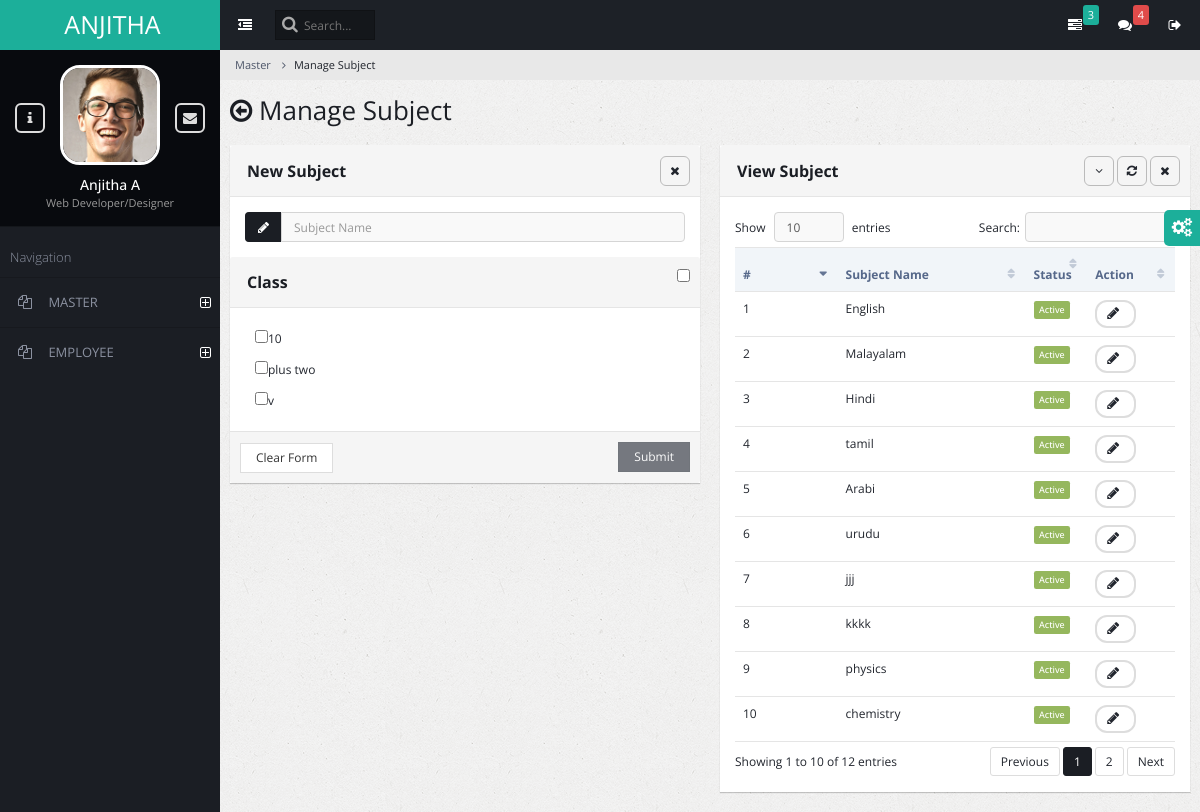
/adm_master_subject/, run on the app's committed database.
### admin_master/models.py (models this page shows)
class Class (models.Model):
    cname= models.CharField(max_length=100)
    status=models.BooleanField(default=True)

class Subject (models.Model):
    subject_name= models.CharField(max_length=100)
    status=models.BooleanField(default=True)

### admin_master/views.py (the view, shortened to what this page needs)
# urls.py: path('adm_master_subject/',views.adm_master_subject,name="adm_master_subject"),
def adm_master_subject(request):
    msg=""
    m=""
    class_details=Class.objects.filter(status=1)
    sub_details = Subject.objects.all()
    return render(request,'adm_master_subject.html',{'class':class_details,'danger': msg,'success':m,'sub_details':sub_details})

### admin_master/templates/adm_master_subject.html (shortened to what this page needs)
{% extends "base.html" %}
{% block content  %}
{% load static %}
    <ul class="breadcrumb">
        <li><a href="#">Master</a></li>
        <li class="active">Manage Subject</li>
    </ul>
    <div class="page-title">
        <h2><span class="fa fa-arrow-circle-o-left"></span> Manage Subject</h2>
    </div>
    <div class="page-content-wrap">
        <div class="row">
            <div class="col-md-6">
                <div class="panel panel-default">
                    <div class="panel-heading">
                        <h4 class="panel-title"><strong>New Subject</strong></h4>
                        <ul class="panel-controls">
                            <li><a href="#" class="panel-remove"><span class="fa fa-times"></span></a></li>
                        </ul>
                    </div>
                  <form method="post" action="{% url "adm_master_subject" %}">
                    <div class="panel-body">
                        <div class="form-group">
                            <div class="input-group">
                                <span class="input-group-addon"><span class="fa fa-pencil"></span></span>
                                <input type="text" placeholder="Subject Name" class="form-control" name="sub_name" required autofocus/>
                            </div>
                        </div>
                    </div>
                    <div class="panel-heading">
                        <h4 class="panel-title"><strong>Class</strong></h4>
                        <ul class="panel-controls">
                            <input type="checkbox" id="toggles" onclick="check1()"/>
                        </ul>
                    </div>
                    <div class="panel-body">
                        <div class="form-group">
                            {% for i in class %}
                            <div class="col-md-12">
                            <label class="check"><input type="checkbox" class="icheck" name="checkid" value="{{i.id}}"  onchange="checkAnyCheckbox()">{{i.cname}}</label>
                            </div>
                            {% endfor %}
                        </div>
                    </div>
                    <div class="panel-footer">
                        <input type="reset" value="Clear Form" class="btn btn-default">
                        <button class="btn btn-primary pull-right" id="submitBtn" disabled>Submit</button>
                    </div>
                  </form>
                </div>
            </div>
            <div class="col-md-6">
                <div class="panel panel-default">
                    <div class="panel-heading ui-draggable-handle">
                            <h3 class="panel-title"><strong>View Subject</strong></h3>
                            <ul class="panel-controls">
                                <li><a href="#" class="panel-collapse"><span class="fa fa-angle-down"></span></a></li>
                                <li><a href="#" class="panel-refresh"><span class="fa fa-refresh"></span></a></li>
                                <li><a href="#" class="panel-remove"><span class="fa fa-times"></span></a></li>
                            </ul>
                    </div>
                    <div class="panel-body">
                        <table class="table datatable dataTable no-footer" id="DataTables_Table_0" role="grid" aria-describedby="DataTables_Table_0_info">
                            <thead>
                                <tr role="row"><th class="sorting_asc" tabindex="0" aria-controls="DataTables_Table_0" rowspan="1" colspan="1" aria-sort="ascending" aria-label="Name: activate to sort column ascending" style="width: 198px;">#</th><th class="sorting" tabindex="0" aria-controls="DataTables_Table_0" rowspan="1" colspan="1" aria-label="Position: activate to sort column ascending" style="width: 309px;">Subject Name</th><th class="sorting" tabindex="0" aria-controls="DataTables_Table_0" rowspan="1" colspan="1" aria-label="Age: activate to sort column ascending" style="width: 70px;">Status</th><th class="sorting" tabindex="0" aria-controls="DataTables_Table_0" rowspan="1" colspan="1" aria-label="Start date: activate to sort column ascending" style="width: 137px;">Action</th></tr>
                            </thead>
                                <tbody>
                                    {% for i in sub_details %}
                                    <tr role="row" class="odd" id="trow">
                                       <td class="sorting_1">{{forloop.counter}}</td>
                                       <td>{{i.subject_name}}</td>
                                       <td>
                                           {% if i.status %}
                                           <span class="label label-success">Active</span></td>
                                           {% else %}
                                           <span class="label label-danger">Deactive</span></td>
                                           {% endif %}
                                       <td>
                                           <button class="btn btn-default btn-rounded btn-sm"  onclick="editsubject({{i.id}});"><span id="spinner{{i.id}}" class="fa fa-pencil"></span></button>
                                       </td>
                                   </tr>
                                   {% endfor %}
                                </tbody>
                        </table>
                    </div>
                </div>
            </div>
        </div>
    </div>
{% endblock content %}

### data on the page
Class: cname "10"
Class: cname "plus two"
Class: cname "v"
Subject: subject_name "English", status "Active"
Subject: subject_name "Malayalam", status "Active"
Subject: subject_name "Hindi", status "Active"
Subject: subject_name "tamil", status "Active"
Subject: subject_name "Arabi", status "Active"
Subject: subject_name "urudu", status "Active"
Subject: subject_name "jjj", status "Active"
Subject: subject_name "kkkk", status "Active"
Subject: subject_name "physics", status "Active"
Subject: subject_name "chemistry", status "Active"
